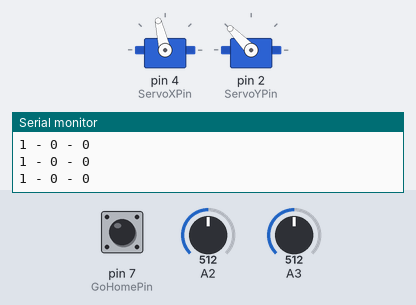
A sketch run on a simulated Arduino Uno, built with avr-gcc and run on an emulated ATmega328P. On the bench: 2 × servo, the last lines printed to the serial monitor. The test bench sets the inputs (shaded band); at power-on: A2 = 512, A3 = 512, pin 7 (GoHomePin) HIGH.

Above: at 1.2 s.
1.3 s: A2 set to 306
At 1.51 s:
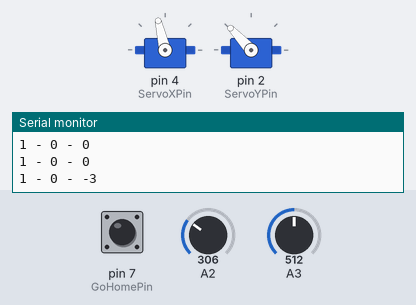
4.3 s: A3 set to 359
7.3 s: A3 set to 334
At 8.07 s:
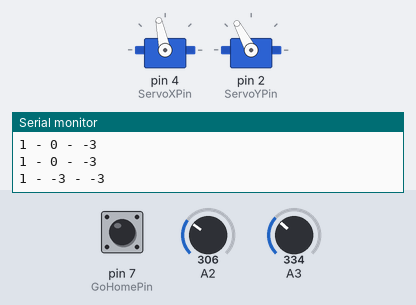
10.3 s: A2 set to 1023
13.3 s: A3 set to 0
At 16.08 s:
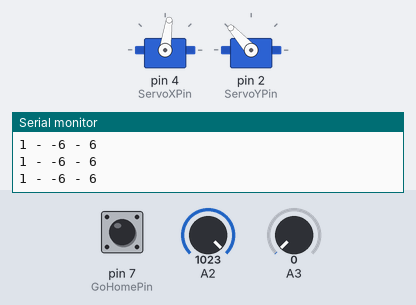
16.3 s: A3 set to 1023
At 25.3 s:
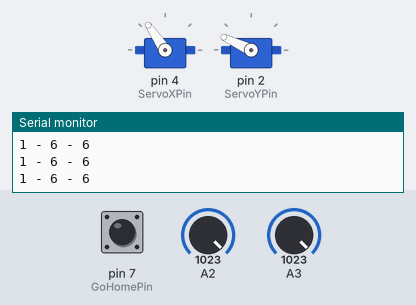
Timing chart, 0 to 25.6 s (numbered marks = the images above; inputs shaded):
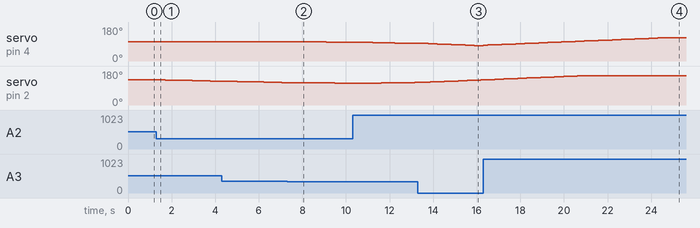

The sketch:

arduino_game.ino
```cpp
#include <Servo.h>

Servo myServoX;
Servo myServoY;

int ServoXPin = 4;
int ServoYPin = 2;

int ServoXHomePos =103; //small
int ServoYHomePos =134; //big

int ServoXPos =103; //small
int ServoYPos =135; //big

int GoHomePin    = 7;
int GoHomeButton = 0;


int XAxlePin     = 3; //A0
int YAxlePin     = 2; //A1

int XAxleValue = 0;
int YAxleValue = 0;

int Direction = 0;

int range = 12;               // output range of X or Y movement
int center = range/2;         // resting position value
int threshold = range/4;      // resting threshold

void setup()
{
  myServoX.attach(ServoXPin);
  myServoY.attach(ServoYPin);

  ServoXPos = ServoXHomePos;
  ServoYPos = ServoYHomePos;

  myServoX.write(ServoXPos);
  myServoY.write(ServoYPos);

  pinMode(GoHomePin, INPUT);
  // turn on the pull-up resistor for the SEL line (see http://arduino.cc/en/Tutorial/DigitalPins)
  digitalWrite(GoHomePin,HIGH);

  Serial.begin(9600);
}


void loop()
{
  GoHomeButton = digitalRead(GoHomePin);

  XAxleValue = readAxis(XAxlePin);
  YAxleValue = readAxis(YAxlePin);

  Serial.print(GoHomeButton);
  Serial.print(" - ");
  Serial.print(XAxleValue,DEC);
  Serial.print(" - ");
  Serial.println(YAxleValue,DEC);

  if (XAxleValue>0) { ServoXPos++; myServoX.write(ServoXPos); delay(100*(7-XAxleValue)); }
  if (XAxleValue<0) { ServoXPos--; myServoX.write(ServoXPos); delay(100*(7+XAxleValue)); }

  if (YAxleValue>0) { ServoYPos++; myServoY.write(ServoYPos); delay(100*(7-YAxleValue)); }
  if (YAxleValue<0) { ServoYPos--; myServoY.write(ServoYPos); delay(100*(7+YAxleValue)); }

  if (GoHomePin == 0)  {
        ServoXPos = ServoXHomePos;
        ServoYPos = ServoYHomePos;

        myServoX.write(ServoXPos);
        myServoY.write(ServoYPos);
  }

  //Dont let servos go more than +-20 from their home possitions
  if (ServoXPos>ServoXHomePos+20) { ServoXPos=ServoXHomePos+20; }
  if (ServoXPos<ServoXHomePos-20)  { ServoXPos= ServoXHomePos-20; }

  if (ServoYPos>ServoYHomePos+20) { ServoYPos=ServoYHomePos+20; }
  if (ServoYPos<ServoYHomePos-20)  { ServoYPos= ServoYHomePos-20; }


  delay(10);
}

int readAxis(int thisAxis) {
  // read the analog input:
  int reading = analogRead(thisAxis);

  // map the reading from the analog input range to the output range:
  reading = map(reading, 0, 1023, 0, range);

  // if the output reading is outside from the
  // rest position threshold,  use it:
  int distance = reading - center;

  if (abs(distance) < threshold) {
    distance = 0;
  }

  // return the distance for this axis:
  return distance;
}
```

Measured:
- the behaviour switches between 341 and 340 on A3 (found by bisection; images 1 and 2)
- after the input at 1.3 s, servo on pin 2 (ServoYPin): moves from 134° to 126° over 2.9 s, starting at once
- after the input at 7.3 s, servo on pin 4 (ServoXPin): 103° → 102° after 0.17 s, → 101° 0.81 s later, → 100° 0.81 s later, → 99° 0.81 s later
- after the input at 16.3 s, servo on pin 4 (ServoXPin): moves from 82° to 124° over 8.4 s, starting at once
